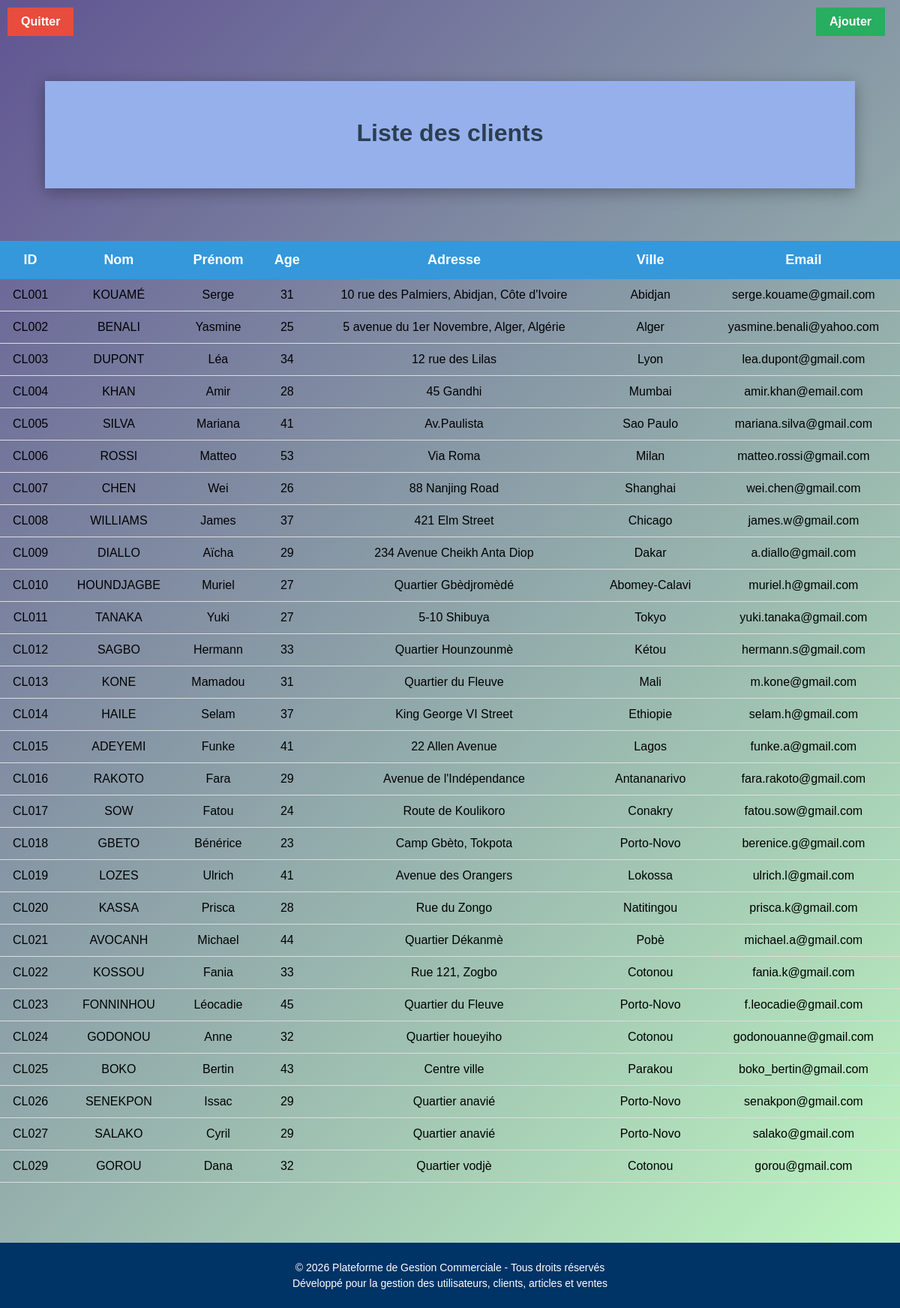
The app's page /Voir_client.php with its own data.
### tables this page shows
CREATE TABLE `client` (
  `id_client` varchar(100) NOT NULL,
  `nom` varchar(50) DEFAULT NULL,
  `prenom` varchar(50) DEFAULT NULL,
  `age` int(11) DEFAULT NULL,
  `adresse` varchar(100) DEFAULT NULL,
  `ville` varchar(50) DEFAULT NULL,
  `mail` varchar(100) DEFAULT NULL
);

### Voir_client.php (the view, shortened to what this page needs)
<?php
include("login_traitement.php");
$result=mysqli_query($conn,"SELECT * FROM client");
?>
<!DOCTYPE html>
<html>
<head>
</head>
<body>
        <div class="boutons">
            <a href="accueil.php" class="quitter">Quitter</a>
            <a href="ajout_client.php" class="ajouter">Ajouter</a>
        </div>
        <div class="container">
            <h1>Liste des clients</h1>
        </div>
    <table>
        <tr>
            <th>ID</th>
            <th>Nom</th>
            <th>Prénom</th>
            <th>Age</th>
            <th>Adresse</th>
            <th>Ville</th>
            <th>Email</th>
        </tr>
        <?php while($row=mysqli_fetch_assoc($result)){ ?>
        <tr>
            <td><?= $row['id_client'] ?></td>
            <td><?= $row['nom'] ?></td>
            <td><?= $row['prenom'] ?></td>
            <td><?= $row['age'] ?></td>
            <td><?= $row['adresse'] ?></td>
            <td><?= $row['ville'] ?></td>
            <td><?= $row['mail'] ?></td>
        </tr>
        <?php } ?>
    </table>
    <footer class="footer">
        <p>&copy; 2026 Plateforme de Gestion Commerciale - Tous droits réservés</p>
        <p>Développé pour la gestion des utilisateurs, clients, articles et ventes</p>
    </footer>
</body>
</html>

### Voir_client.php (style rules this page uses)
body { font-family: Arial, sans-serif; background: linear-gradient(135deg, #605492, #c0fac2); margin: 0; padding: 0; flex-direction: column; display: flex; }
.container { width: 85%; margin: 50px auto; background: #95b0eb; padding: 30px; border-raduis: 15px; box-shadow: 0px 5px 20px rgba(0,0,0,0.3); text-align: center; }
h1 { text-align: center; color: #2c3e50; margin-bottom: 25px; }
table { padding: 100%; border-collapse: collapse; margin-top: 20px; }
table th { background: #3498db; color: white; padding: 15px; font-size: 18px; text-align: center; }
table td { padding: 12px; text-align: center; border-bottom: 1px solid #ddd; text-align: center; }
a { text-decoration: none; background: #27ae60; color: white; padding: 10px 18px; border-raduis: 8px; font-weight: bold; margin-right: 10px; }
.quitter { background: #e74c3c; }
.ajouter { background: #27ae60; }
.boutons { display: flex; justify-content: space-between; align-items: center; margin-bottom: 20px; margin: 10px; }
.footer { margin-top: 80px; background: #003366; color: white; text-align: center; padding: 20px; font-size: 14px; }
.footer p { margin: 5px 0; }

### records on screen
client: id_client "CL001", nom "KOUAMÉ", prenom "Serge", age "31", adresse "10 rue des Palmiers, Abidjan, Côte d'Ivoire", ville "Abidjan", mail "serge.kouame@gmail.com"
client: id_client "CL002", nom "BENALI", prenom "Yasmine", age "25", adresse "5 avenue du 1er Novembre, Alger, Algérie", ville "Alger", mail "yasmine.benali@yahoo.com"
client: id_client "CL003", nom "DUPONT", prenom "Léa", age "34", adresse "12 rue des Lilas", ville "Lyon", mail "lea.dupont@gmail.com"
client: id_client "CL004", nom "KHAN", prenom "Amir", age "28", adresse "45 Gandhi", ville "Mumbai", mail "amir.khan@email.com"
client: id_client "CL005", nom "SILVA", prenom "Mariana", age "41", adresse "Av.Paulista", ville "Sao Paulo", mail "mariana.silva@gmail.com"
client: id_client "CL006", nom "ROSSI", prenom "Matteo", age "53", adresse "Via Roma", ville "Milan", mail "matteo.rossi@gmail.com"
client: id_client "CL007", nom "CHEN", prenom "Wei", age "26", adresse "88 Nanjing Road", ville "Shanghai", mail "wei.chen@gmail.com"
client: id_client "CL008", nom "WILLIAMS", prenom "James", age "37", adresse "421 Elm Street", ville "Chicago", mail "james.w@gmail.com"
client: id_client "CL009", nom "DIALLO", prenom "Aïcha", age "29", adresse "234 Avenue Cheikh Anta Diop", ville "Dakar", mail "a.diallo@gmail.com"
client: id_client "CL010", nom "HOUNDJAGBE", prenom "Muriel", age "27", adresse "Quartier Gbèdjromèdé", ville "Abomey-Calavi", mail "muriel.h@gmail.com"
client: id_client "CL011", nom "TANAKA", prenom "Yuki", age "27", adresse "5-10 Shibuya", ville "Tokyo", mail "yuki.tanaka@gmail.com"
client: id_client "CL012", nom "SAGBO", prenom "Hermann", age "33", adresse "Quartier Hounzounmè", ville "Kétou", mail "hermann.s@gmail.com"
client: id_client "CL013", nom "KONE", prenom "Mamadou", age "31", adresse "Quartier du Fleuve", ville "Mali", mail "m.kone@gmail.com"
client: id_client "CL014", nom "HAILE", prenom "Selam", age "37", adresse "King George VI Street", ville "Ethiopie", mail "selam.h@gmail.com"
client: id_client "CL015", nom "ADEYEMI", prenom "Funke", age "41", adresse "22 Allen Avenue", ville "Lagos", mail "funke.a@gmail.com"
client: id_client "CL016", nom "RAKOTO", prenom "Fara", age "29", adresse "Avenue de l'Indépendance", ville "Antananarivo", mail "fara.rakoto@gmail.com"
client: id_client "CL017", nom "SOW", prenom "Fatou", age "24", adresse "Route de Koulikoro", ville "Conakry", mail "fatou.sow@gmail.com"
client: id_client "CL018", nom "GBETO", prenom "Bénérice", age "23", adresse "Camp Gbèto, Tokpota", ville "Porto-Novo", mail "berenice.g@gmail.com"
client: id_client "CL019", nom "LOZES", prenom "Ulrich", age "41", adresse "Avenue des Orangers", ville "Lokossa", mail "ulrich.l@gmail.com"
client: id_client "CL020", nom "KASSA", prenom "Prisca", age "28", adresse "Rue du Zongo", ville "Natitingou", mail "prisca.k@gmail.com"
client: id_client "CL021", nom "AVOCANH", prenom "Michael", age "44", adresse "Quartier Dékanmè", ville "Pobè", mail "michael.a@gmail.com"
client: id_client "CL022", nom "KOSSOU", prenom "Fania", age "33", adresse "Rue 121, Zogbo", ville "Cotonou", mail "fania.k@gmail.com"
client: id_client "CL023", nom "FONNINHOU", prenom "Léocadie", age "45", adresse "Quartier du Fleuve", ville "Porto-Novo", mail "f.leocadie@gmail.com"
client: id_client "CL024", nom "GODONOU", prenom "Anne", age "32", adresse "Quartier houeyiho", ville "Cotonou", mail "godonouanne@gmail.com"
client: id_client "CL025", nom "BOKO", prenom "Bertin", age "43", adresse "Centre ville", ville "Parakou", mail "boko_bertin@gmail.com"
client: id_client "CL026", nom "SENEKPON", prenom "Issac", age "29", adresse "Quartier anavié", ville "Porto-Novo", mail "senakpon@gmail.com"
client: id_client "CL027", nom "SALAKO", prenom "Cyril", age "29", adresse "Quartier anavié", ville "Porto-Novo", mail "salako@gmail.com"
client: id_client "CL029", nom "GOROU", prenom "Dana", age "32", adresse "Quartier vodjè", ville "Cotonou", mail "gorou@gmail.com"
